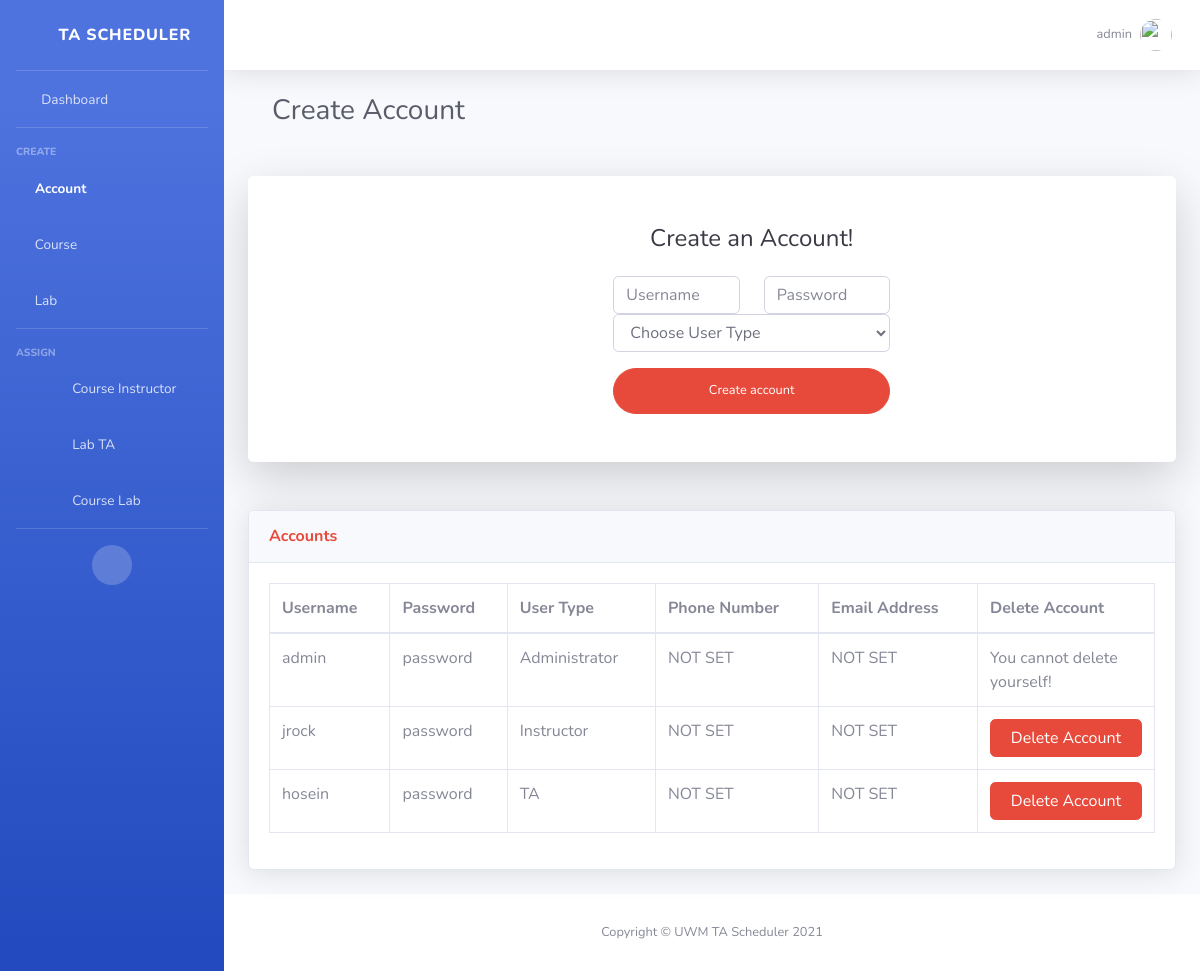
Page /create-account/ (signed in) on the committed database.
### TA_Scheduler/models.py (models this page shows)
class myAccount(models.Model):
    userName = models.CharField(max_length=40)
    password = models.CharField(max_length=40)
    userType = models.CharField(max_length=40)

### TA_Scheduler/views.py (the view, shortened to what this page needs)
# urls.py: path('create-account/', CreateAccount.as_view()),
class CreateAccount(View):
    def get(self,request):
        userName = request.session["userName"]
        if(verifyLogin.verifyLogin(userName, request) == False):
            return render(request, "logout.html", {})
        account_list = list(myAccount.objects.values_list("userName", "password", "userType"))
        contact_list = list(myContact.objects.values_list("userName", "phoneNumber", "emailAddress"))
        course_list = list(myCourse.objects.values_list("courseNumber", "courseName", "instructorUserName"))
        return render(request,"create-account.html",{"course_list":course_list, "account_list":account_list, "userName":userName, "errorMessage":"", "contact_list":contact_list})

### TA_Scheduler/verifyLogin.py (called while the page is built)
    def verifyLogin(userName, request):
        userFound = list(myAccount.objects.filter(userName=userName))
        if(len(userFound) == 0):
            auth_logout(request)
            return False
        return True

### templates/create-account.html (shortened to what this page needs)
{% load static %}
<!DOCTYPE html>
<html lang="en">
<head>
    <link href="{% static '/vendor/fontawesome-free/css/all.min.css' %}" rel="stylesheet" type="text/css">
    <link href="{% static '/css/sb-admin-2.min.css' %}" rel="stylesheet">
    <link href="{% static '/vendor/datatables/dataTables.bootstrap4.min.css' %}" rel="stylesheet">
</head>
<body id="page-top">
<div id="wrapper">
    <ul class="navbar-nav bg-gradient-primary sidebar sidebar-dark accordion" id="accordionSidebar">
        <a class="sidebar-brand d-flex align-items-center justify-content-center" href="/home">
            <div class="sidebar-brand-icon rotate-n-15">
                <i class="far fa-calendar-alt"></i>
            </div>
            <div class="sidebar-brand-text mx-3">TA Scheduler</div>
        </a>
        <hr class="sidebar-divider my-0">
        <li class="nav-item">
            <a class="nav-link" href="/home">
                <i class="fas fa-fw fa-tachometer-alt"></i>
                <span>Dashboard</span></a>
        </li>
        <hr class="sidebar-divider">
        <div class="sidebar-heading">
            Create
        </div>
        <li class="nav-item active">
            <a class="nav-link" href="/create-account">
                <i class="fas fa-user-circle"></i>
                <span>Account</span></a>
        </li>
        <li class="nav-item">
            <a class="nav-link" href="/create-course">
                <i class="fas fa-book-open"></i>
                <span>Course</span></a>
        </li>
        <li class="nav-item">
            <a class="nav-link" href="/create-lab">
                <i class="fas fa-flask"></i>
                <span>Lab</span></a>
        </li>
        <hr class="sidebar-divider">
        <div class="sidebar-heading">
            Assign
        </div>
        <li class="nav-item">
            <a class="nav-link" href="/assign-course-instructor/">
                <i class="fas fa-user-circle"></i> <i class="fas fa-arrow-right"></i> <i class="fas fa-book-open"></i>
                <span>Course Instructor</span></a>
        </li>
        <li class="nav-item">
            <a class="nav-link" href="/assign-lab-ta/">
                <i class="fas fa-user-circle"></i> <i class="fas fa-arrow-right"></i> <i class="fas fa-flask"></i>
                <span>Lab TA</span></a>
        </li>
        <li class="nav-item">
            <a class="nav-link" href="/assign-course-lab/">
                <i class="fas fa-flask"></i> <i class="fas fa-arrow-right"></i> <i class="fas fa-book-open"></i>
                <span>Course Lab</span></a>
        </li>
        <hr class="sidebar-divider d-none d-md-block">
        <div class="text-center d-none d-md-inline">
            <button class="rounded-circle border-0" id="sidebarToggle"></button>
        </div>
    </ul>
    <div id="content-wrapper" class="d-flex flex-column">
        <div id="content">
            <nav class="navbar navbar-expand navbar-light bg-white topbar mb-4 static-top shadow">
                <ul class="navbar-nav ml-auto">
                    <li class="nav-item dropdown no-arrow">
                        <a class="nav-link dropdown-toggle" href="#" id="userDropdown" role="button"
                           data-toggle="dropdown" aria-haspopup="true" aria-expanded="false">
                            <span class="mr-2 d-none d-lg-inline text-gray-600 small">{{ userName }}</span>
                            <img class="img-profile rounded-circle"
                                 src="{% static '/img/undraw_profile.svg' %}">
                        </a>
                    </li>
                </ul>
            </nav>
            <div class="container-fluid">
                <div class="container-fluid">
                    <h1 class="h3 mb-4 text-gray-800">Create Account</h1>
                </div>
                <div class="card o-hidden border-0 shadow-lg my-5">
                    <div class="card-body p-0">
                        <div class="row">
                            <div class="col-lg-4 d-none d-lg-block bg-register-image"></div>
                            <div class="col-lg-5">
                                <div class="p-5">
                                    <div class="text-center">
                                        <h1 class="h4 text-gray-900 mb-4">Create an Account!</h1>
                                    </div>
                                    <form class="user" action="/create-account/" method="post">
                                        <div class="form-group row">
                                            <div class="col-sm-6  mb-3 mb-sm-0">
                                                <input required="true" type="text" class="form-control" name="userName"
                                                       placeholder="Username">
                                            </div>
                                            <div class="col-sm-6">
                                                <input required="true" data-toggle="password" name="password"
                                                       class="form-control"
                                                       type="password" placeholder="Password">
                                            </div>
                                            <div class="col-sm-12">
                                                <select class="form-control" name="userType">
                                                    <option value="Choose User Type">Choose User Type</option>
                                                </select>
                                            </div>
                                        </div>
                                        <button type="submit" class="btn btn-danger btn-user btn-block">Create account
                                        </button>
                                    </form>
                                </div>
                            </div>
                        </div>
                    </div>
                </div>
                <div class="card shadow mb-4">
                    <div class="card-header py-3">
                        <h6 class="m-0 font-weight-bold text-danger">Accounts</h6>
                    </div>
                    <div class="card-body">
                        <div class="table-responsive">
                            <table class="table table-bordered" id="accountData" width="100%" cellspacing="0">
                                <thead>
                                <tr>
                                    <th>Username</th>
                                    <th>Password</th>
                                    <th>User Type</th>
                                    <th>Phone Number</th>
                                    <th>Email Address</th>
                                    <th style="width: 20%;">Delete Account</th>
                                </tr>
                                </thead>
                                <tbody>
                                {% for i in account_list %}
                                    <tr>
                                        <td>{{ i.0 }}</td>
                                        <td>{{ i.1 }}</td>
                                        <td>{{ i.2 }}</td>
                                        {% for j in contact_list %}
                                            {% if i.0 == j.0 %}
                                                <td>{{ j.1 }}</td>
                                                <td>{{ j.2 }}</td>
                                            {% endif %}
                                        {% endfor %}
                                        <td>
                                            {% if i.0 != userName %}
                                                <form action="/delete-account/" method="post">{% csrf_token %}
                                                    <button type="submit"
                                                            class="btn btn-danger btn-user btn-block"
                                                            name="deleteAccount" value="{{ i.0 }}">Delete
                                                        Account
                                                    </button>
                                                           value="/create-account/"></form>
                                                {% else %}
                                                You cannot delete yourself!
                                            {% endif %}
                                        </td>
                                    </tr>
                                {% endfor %}
                                </tbody>
                            </table>
                        </div>
                    </div>
                </div>
            </div>
        </div>
        <footer class="sticky-footer bg-white">
            <div class="container my-auto">
                <div class="copyright text-center my-auto">
                    <span>Copyright &copy; UWM TA Scheduler 2021</span>
                </div>
            </div>
        </footer>
    </div>
</div>
</body>
</html>

### rows in the picture
myAccount: userName "admin", password "password", userType "Administrator", j "NOT SET", j "NOT SET", shows "You cannot delete yourself!"

### other values in the picture
{{ userName }} "admin"
{{ i.0 }} "jrock" "hosein"
{{ i.1 }} "password" "password"
{{ i.2 }} "Instructor" "TA"
{{ j.1 }} "NOT SET" "NOT SET"
{{ j.2 }} "NOT SET" "NOT SET"
